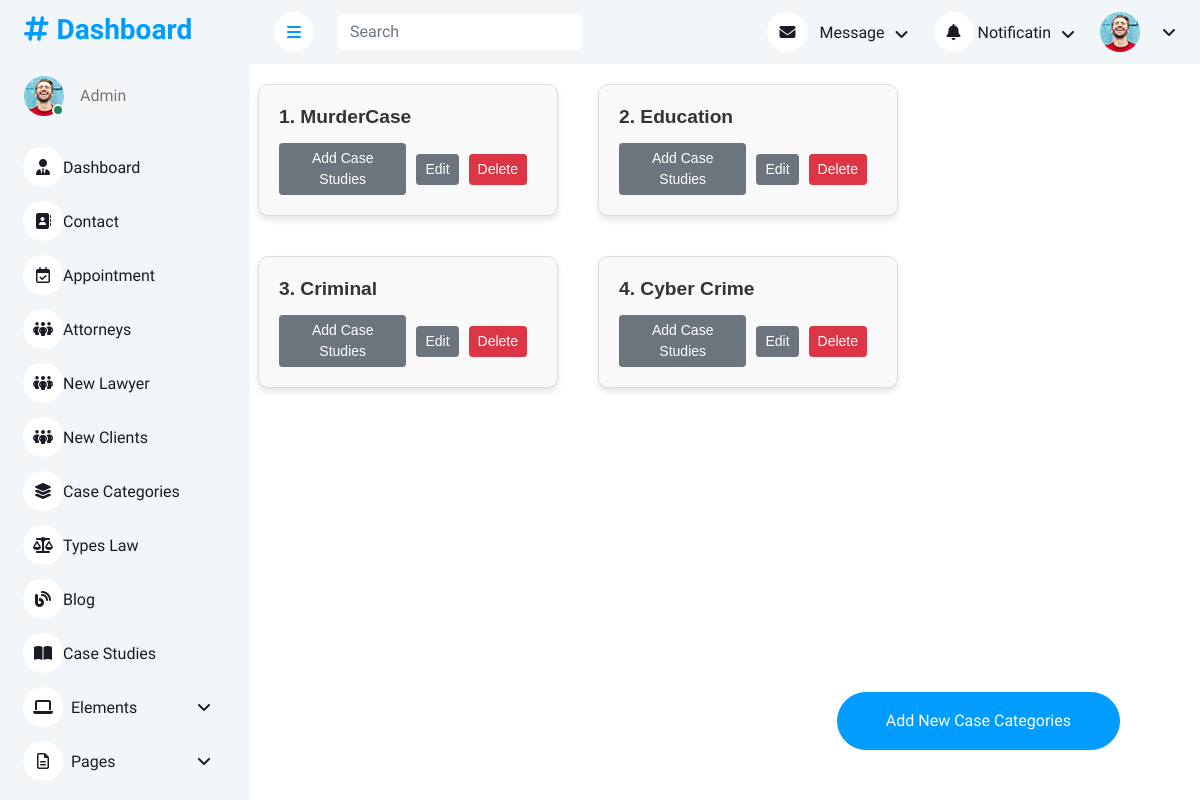
The page /adminapp/case_categories on the database as committed earlier.
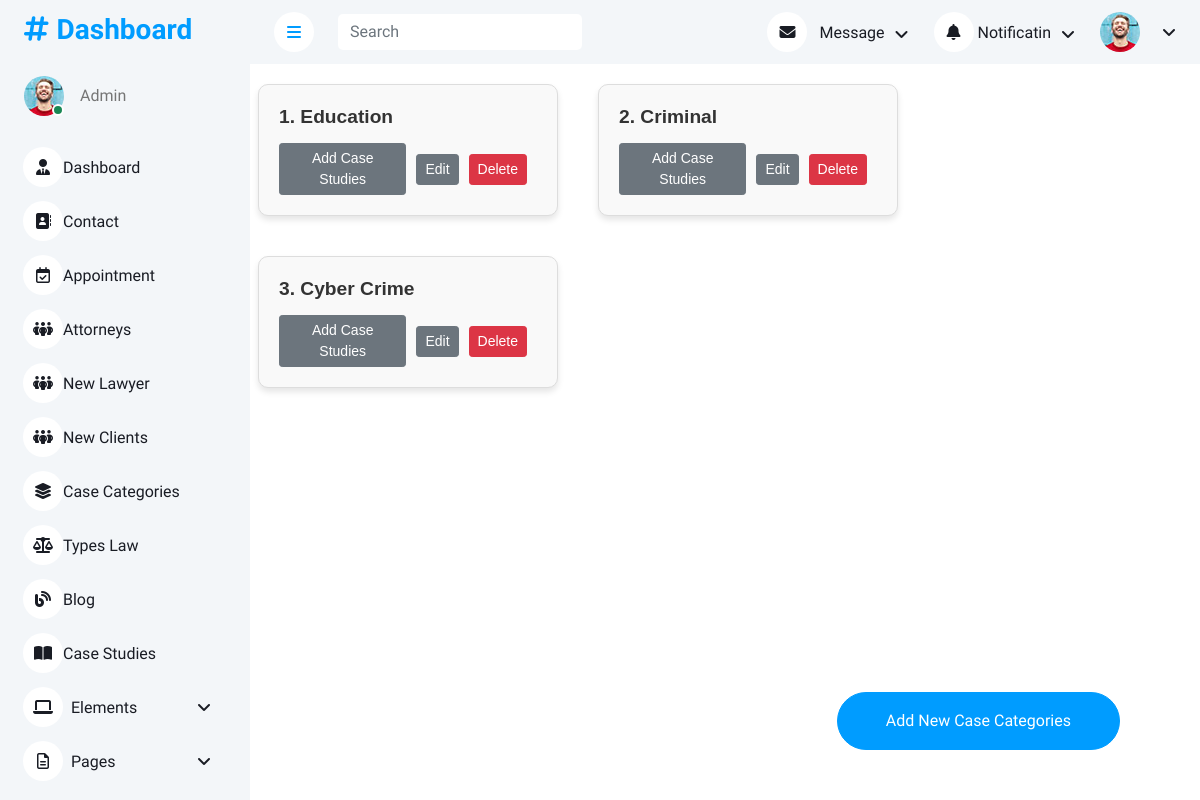
The same page on the database as committed later.
### userapp/models.py (models this page shows, shortened)
class case_categories(models.Model):
    case_categories = models.CharField(max_length=50)

### adminapp/views.py (the view)
# urls.py: path('/case_categories', views.case_catogory),
def case_catogory(request):
    data = case_categories.objects.all
    return render(request,'adminapp/case_categories.html',{"data":data})

### templates/adminapp/case_categories.html (shortened to what this page needs)
<!DOCTYPE html>
{% load static %}
<html lang="en">
<head>
    <link href="https://cdnjs.cloudflare.com/ajax/libs/font-awesome/6.7.2/css/all.min.css" rel="stylesheet">
    <link href="https://cdn.jsdelivr.net/npm/bootstrap-icons@1.4.1/font/bootstrap-icons.css" rel="stylesheet">
    <link href="{% static 'adminapp/lib/owlcarousel/assets/owl.carousel.min.css'%}" rel="stylesheet">
    <link href="{% static 'adminapp/lib/tempusdominus/css/tempusdominus-bootstrap-4.min.css'%}" rel="stylesheet" />
    <link href="{% static 'adminapp/css/bootstrap.min.css'%}" rel="stylesheet">
    <link href="{% static 'adminapp/css/style.css'%}" rel="stylesheet">
</head>
<body>
    <div class="container-xxl position-relative bg-white d-flex p-0">
        {% include 'adminapp/sidebar.html' %}
        <div class="content">
            {% include 'adminapp/navbar.html' %}
            <a class="btn btn-primary rounded-pill py-3 px-5"
                style="position: fixed; bottom: 50px; right: 80px; z-index: 1030;"
                href="add-case-categories">Add New Case Categories</a>
            <div class="row">
            {% for i in data %}
            <div class="col-4" style="font-family: Arial, sans-serif; max-width: 300px; margin: 20px ; border: 1px solid #ddd; border-radius: 10px; padding: 20px; box-shadow: 0 4px 6px rgba(0,0,0,0.1); background: #f9f9f9;">
                <h1 style="margin: 0; font-size: 1.2em; color: #333;">{{forloop.counter}}. {{i.case_categories}}</h1>
                <div>
                    <div style="display: flex; align-items: center; justify-content: left; margin-top: 15px;">
                        <a href="case_studies/add" class="btn btn-sm btn-secondary" style="margin-right: 10px;">Add Case Studies</a>
                        <a href="case_categories_edit/{{i.id}}" class="btn btn-sm btn-secondary" style="margin-right: 10px;">Edit</a>
                        <a href="delete_case_categories/{{i.id}}" class="btn btn-sm btn-danger " style="margin-right: 10px;">Delete</a>
                    </div>
                </div>
            </div>
            {% endfor %}
        </div>
        </div>
    </div>
</body>
</html>

Rows that differ between the two databases and show on the page:
removed case_categories: case_categories "MurderCase"
